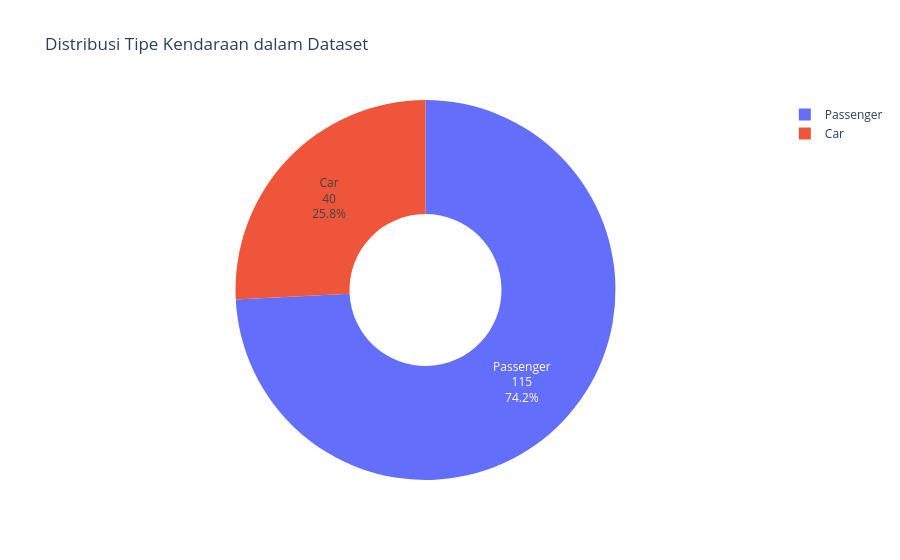

This figure's notebook cell:
### Markdown cell above
### 6.4 Distribusi Tipe Kendaraan

### Code cell
vehicle_dist = df['Vehicle_type'].value_counts().reset_index()
vehicle_dist.columns = ['Vehicle_type', 'Count']

fig = px.pie(
    vehicle_dist, names='Vehicle_type', values='Count',
    hole=0.4, color_discrete_sequence=['#636EFA', '#EF553B'],
    title='Distribusi Tipe Kendaraan dalam Dataset'
)
fig.update_traces(textposition='inside', textinfo='percent+label+value')
fig.show()

### Figure 1 — Plotly figure (JSON) as saved in the notebook; plotly's stock layout.template omitted (floating-point values rounded to 4 significant figures)
{"data": [{"domain": {"x": [0.0, 1.0], "y": [0.0, 1.0]}, "hole": 0.4, "hovertemplate": "Vehicle_type=%{label}<br>Count=%{value}<extra></extra>", "labels": ["Passenger", "Car"], "legendgroup": "", "name": "", "showlegend": true, "textinfo": "percent+label+value", "textposition": "inside", "type": "pie", "values": [115, 40]}], "layout": {"legend": {"tracegroupgap": 0}, "piecolorway": ["#636EFA", "#EF553B"], "title": {"text": "Distribusi Tipe Kendaraan dalam Dataset"}}}
